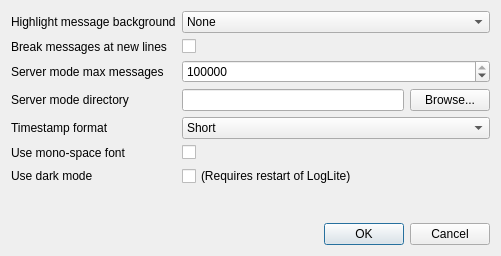
<?xml version="1.0" encoding="UTF-8"?>
<ui version="4.0">
 <class>SettingsDialog</class>
 <widget class="QDialog" name="SettingsDialog">
  <property name="windowModality">
   <enum>Qt::ApplicationModal</enum>
  </property>
  <property name="geometry">
   <rect>
    <x>0</x>
    <y>0</y>
    <width>501</width>
    <height>256</height>
   </rect>
  </property>
  <property name="windowTitle">
   <string>Dialog</string>
  </property>
  <layout class="QVBoxLayout" name="verticalLayout">
   <item>
    <layout class="QFormLayout" name="formLayout">
     <item row="0" column="0">
      <widget class="QLabel" name="label">
       <property name="text">
        <string>Highlight message background</string>
       </property>
      </widget>
     </item>
     <item row="0" column="1">
      <widget class="QComboBox" name="background">
       <item>
        <property name="text">
         <string>None</string>
        </property>
       </item>
       <item>
        <property name="text">
         <string>Errors and Warnings</string>
        </property>
       </item>
       <item>
        <property name="text">
         <string>All Messages</string>
        </property>
       </item>
      </widget>
     </item>
     <item row="1" column="0">
      <widget class="QLabel" name="label_2">
       <property name="text">
        <string>Break messages at new lines</string>
       </property>
       <property name="buddy">
        <cstring>breakLines</cstring>
       </property>
      </widget>
     </item>
     <item row="1" column="1">
      <widget class="QCheckBox" name="breakLines">
       <property name="text">
        <string/>
       </property>
      </widget>
     </item>
     <item row="2" column="0">
      <widget class="QLabel" name="label_3">
       <property name="text">
        <string>Server mode max messages</string>
       </property>
      </widget>
     </item>
     <item row="2" column="1">
      <widget class="QSpinBox" name="maxMessages">
       <property name="minimum">
        <number>100</number>
       </property>
       <property name="maximum">
        <number>1000000</number>
       </property>
       <property name="singleStep">
        <number>1000</number>
       </property>
       <property name="value">
        <number>100000</number>
       </property>
      </widget>
     </item>
     <item row="3" column="0">
      <widget class="QLabel" name="label_4">
       <property name="text">
        <string>Server mode directory</string>
       </property>
      </widget>
     </item>
     <item row="3" column="1">
      <layout class="QHBoxLayout" name="horizontalLayout">
       <item>
        <widget class="QLineEdit" name="autoSaveDirectory"/>
       </item>
       <item>
        <widget class="QPushButton" name="browseAutoSave">
         <property name="text">
          <string>Browse...</string>
         </property>
        </widget>
       </item>
      </layout>
     </item>
     <item row="4" column="0">
      <widget class="QLabel" name="label_5">
       <property name="text">
        <string>Timestamp format</string>
       </property>
      </widget>
     </item>
     <item row="4" column="1">
      <widget class="QComboBox" name="timestampFormat">
       <item>
        <property name="text">
         <string>Short</string>
        </property>
       </item>
       <item>
        <property name="text">
         <string>Long</string>
        </property>
       </item>
       <item>
        <property name="text">
         <string>Long with milliseconds</string>
        </property>
       </item>
      </widget>
     </item>
     <item row="5" column="0">
      <widget class="QLabel" name="label_6">
       <property name="text">
        <string>Use mono-space font</string>
       </property>
      </widget>
     </item>
     <item row="5" column="1">
      <widget class="QCheckBox" name="monospaceFont">
       <property name="text">
        <string/>
       </property>
      </widget>
     </item>
     <item row="6" column="0">
      <widget class="QLabel" name="label_7">
       <property name="text">
        <string>Use dark mode</string>
       </property>
      </widget>
     </item>
     <item row="6" column="1">
      <widget class="QCheckBox" name="darkMode">
       <property name="text">
        <string>(Requires restart of LogLite)</string>
       </property>
      </widget>
     </item>
    </layout>
   </item>
   <item>
    <widget class="QDialogButtonBox" name="buttonBox">
     <property name="orientation">
      <enum>Qt::Horizontal</enum>
     </property>
     <property name="standardButtons">
      <set>QDialogButtonBox::Cancel|QDialogButtonBox::Ok</set>
     </property>
    </widget>
   </item>
  </layout>
 </widget>
 <resources/>
 <connections>
  <connection>
   <sender>buttonBox</sender>
   <signal>accepted()</signal>
   <receiver>SettingsDialog</receiver>
   <slot>accept()</slot>
   <hints>
    <hint type="sourcelabel">
     <x>248</x>
     <y>254</y>
    </hint>
    <hint type="destinationlabel">
     <x>157</x>
     <y>274</y>
    </hint>
   </hints>
  </connection>
  <connection>
   <sender>buttonBox</sender>
   <signal>rejected()</signal>
   <receiver>SettingsDialog</receiver>
   <slot>reject()</slot>
   <hints>
    <hint type="sourcelabel">
     <x>316</x>
     <y>260</y>
    </hint>
    <hint type="destinationlabel">
     <x>286</x>
     <y>274</y>
    </hint>
   </hints>
  </connection>
 </connections>
</ui>
